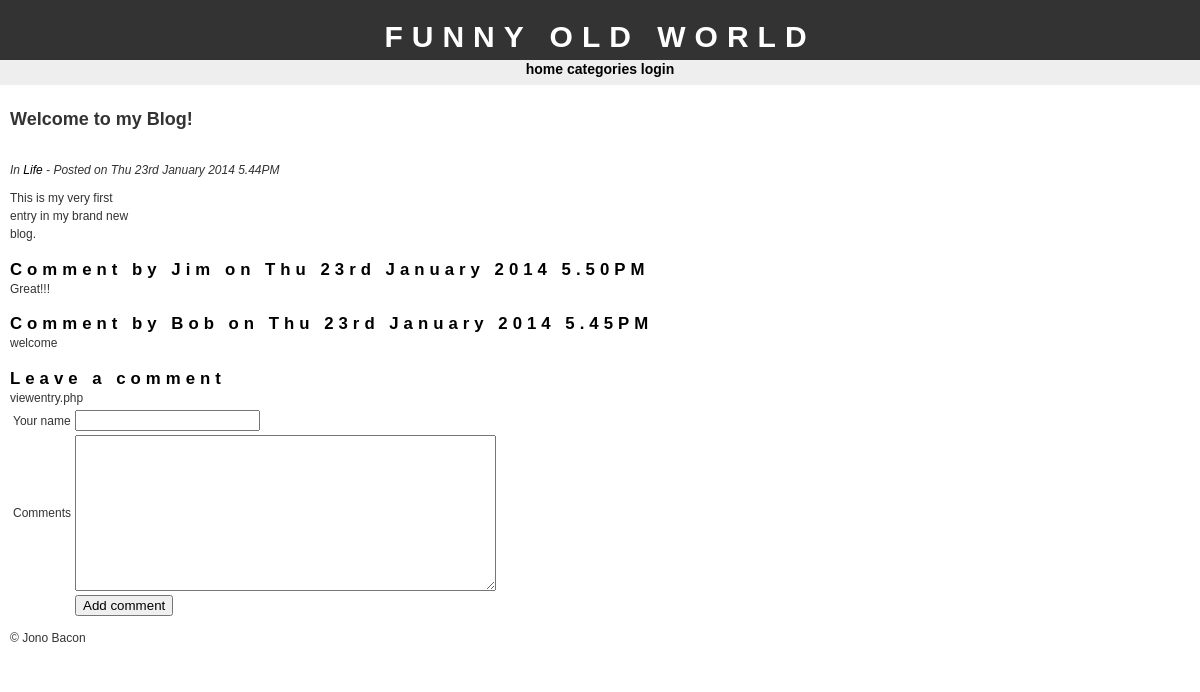
The app's page /viewentry.php?id=1 with its own data.
### tables this page shows
CREATE TABLE IF NOT EXISTS `entries` (
  `id` int(11) NOT NULL AUTO_INCREMENT,
  `cat_id` tinyint(4) NOT NULL,
  `dateposted` datetime NOT NULL,
  `subject` varchar(100) NOT NULL,
  `body` text NOT NULL,
  PRIMARY KEY (`id`),
  KEY `cat_id` (`cat_id`)
);

CREATE TABLE IF NOT EXISTS `categories` (
  `id` tinyint(4) NOT NULL AUTO_INCREMENT,
  `cat` varchar(20) NOT NULL,
  PRIMARY KEY (`id`)
);

CREATE TABLE IF NOT EXISTS `comments` (
  `id` int(11) NOT NULL AUTO_INCREMENT,
  `blog_id` int(11) NOT NULL,
  `dateposted` datetime NOT NULL,
  `name` varchar(50) NOT NULL,
  `comment` text NOT NULL,
  PRIMARY KEY (`id`),
  KEY `blog_id` (`blog_id`)
);

### config.php (called while the page is built, shortened)
<?php
$config_blogname = "Funny old world";
$config_author = "Jono Bacon";
?>

### viewentry.php (the view, shortened to what this page needs)
<?php
require("config.php");
$ss = basename(__FILE__);
if(isset($_GET['id']) == TRUE) {
	if($error == 1) {
		header("Location: " . $config_basedir);
	}
	else {
		$validentry = $_GET['id'];
	}
}
else {
	$validentry = 0;
}
if($_POST['submit']) {
	$db = mysql_connect($dbhost, $dbuser, $dbpassword);
	mysql_select_db($dbdatabase, $db);
	$sql = "INSERT INTO comments(blog_id, dateposted, name, comment) VALUES(" . $validentry . ", NOW(), '" . $_POST['name'] . "', '" . $_POST['comment'] . "');";
	mysql_query($sql);
	header("Location: http://" . "localhost/blog/" . $ss . "?id=" . $validentry);
}
else {
	require("header.php");
	if($validentry == 0) {
		$sql = "SELECT entries.*, categories.cat FROM entries, categories
		WHERE entries.cat_id = categories.id
		ORDER BY dateposted DESC
		LIMIT 1;";
	}
	else {
	$sql = "SELECT entries.*, categories.cat FROM entries, categories WHERE entries.cat_id = categories.id AND entries.id = " . $validentry . " ORDER BY dateposted DESC LIMIT 1;";
	}
	$result = mysql_query($sql);
	$row = mysql_fetch_assoc($result);
	echo "<h2>" . $row['subject'] . "</h2><br />";
	echo "<i>In <a href='viewcat.php?id=" . $row['cat_id'] ."'>" . $row	['cat'] ."</a> - Posted on " . date("D jS F Y g.iA", strtotime($row	['dateposted'])) ."</i>";
	echo "<p>";
	echo nl2br($row['body']);
	echo "</p>";
	$commsql = "SELECT * FROM comments WHERE blog_id = " . $validentry . " ORDER BY dateposted DESC LIMIT 40;";
	$commresult = mysql_query($commsql);
	$numrows_comm = mysql_num_rows($commresult);
	if($numrows_comm == 0) {
		echo "<p>No comments.</p>";
	}
	else {
		$i = 1;
		while($commrow = mysql_fetch_assoc($commresult)) {
			echo "<a name='comment" . $i . "'>";
			echo "<h3>Comment by " . $commrow['name'] . " on " . date("D jS F Y g.iA", strtotime($commrow['dateposted'])) . "</h3>";
			echo $commrow['comment'];
			$i++;
		}
	}
?>
<h3>Leave a comment</h3>
<?php echo $ss; ?>
<form action="<?php echo $ss . "?id=" . $validentry; ?>" method="post">
<table>
<tr>
	<td>Your name</td>
	<td><input type="text" name="name"></td>
</tr>
<tr>
	<td>Comments</td>
	<td><textarea name="comment" rows="10" cols="50"></textarea></td>
</tr>
<tr>
	<td></td>
	<td><input type="submit" name="submit" value="Add comment"></td>
</tr>
</table>
</form>
<?php
}
require("footer.php");
?>

### header.php (shortened to what this page needs)
<?php
require("config.php");
?>
<!DOCTYPE HTML PUBLIC "-//W3C//DTD HTML 4.01 Transitional//EN" "http://www.w3.org/TR/html4/loose.dtd">
<html>
<head>
	<link href="stylesheet.css" rel="stylesheet">
</head>
<body>
<div id="header">
<h1><?php echo $config_blogname; ?></h1>
</div>
<div id="menu">
<a href="index.php">home</a>
<a href="viewcat.php">categories</a>
<?php
if(isset($_SESSION['USERNAME']) == TRUE) {
	echo "<a href='logout.php'>logout</a>";
}
else {
	echo "<a href='login.php'>login</a>";
}
?>
</div>
<div id="container">
<div id="main">

### footer.php
<p>&copy; <?php echo $config_author; ?></p>
</div>
</div>
</body>
</html>

### stylesheet.css (style rules this page uses)
body { font-family: "trebuchet ms", verdana, sans-serif; font-size: 12px; line-height: 1.5em; color: #333; background: #ffffff; margin: 0; padding: 0; text-align: center; width: 100%; }
p { margin-top: 10px; }
h3 { font: bold 140% trebuchet ms, sans-serif; letter-spacing: 5px; margin-bottom: 0; color: #000000; }
a:link { text-decoration: none; color: #000; }
#container { position: absolute; top: 85px; left: 0px; background: #ffffff; margin: 0 auto 0 auto; border-bottom: 1px solid #eee; text-align: left; width: 100%; height: 100%; }
#menu { font-family: "trebuchet ms", verdana, sans-serif; font-size: 14px; font-weight: bold; position: absolute; height: 27px; top: 60px; left: 0px; width: 100%; padding: 0px; color: #000000; background-color: #eee }
#header { position: absolute; top: 0px; left: 0px; height: 60px; width: 100%; background: #333; padding-top: 8px; }
#header h1 { font-size: 30px; text-transform: uppercase; letter-spacing: 0.3em; color: #fff; }
#main { margin: 5px 5px 5px 5px; padding: 5px 5px 5px 5px; background: #FFFFFF; }

### records on screen
entries: subject "Welcome to my Blog!", cat.cat "Life", dateposted "Thu 23rd January 2014 5.44PM", body "This is my very first entry in my brand new blog."
comments: name "Jim", dateposted "Thu 23rd January 2014 5.50PM", comment "Great!!!"
comments: name "Bob", dateposted "Thu 23rd January 2014 5.45PM", comment "welcome"

### other values on screen
$config_blogname "FUNNY OLD WORLD"
$ss "viewentry.php"
$config_author "Jono Bacon"
